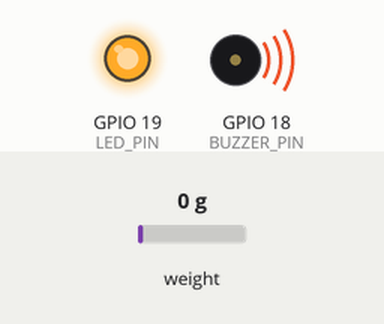
Recording of a sketch running on a simulated ESP32. Parts: output pins drawn as LEDs (lit = HIGH), buzzer (waves = sounding, pin HIGH). Inputs (shaded band) come from the test bench; at power-on: weight on the scale 0 g. WiFi joins after 1.5 s; servers stay silent unless stated; no MQTT or app messages arrive unless stated; what the sketch prints to the serial monitor is not drawn.

Above: at 3.6 s.
At 8.2 s:
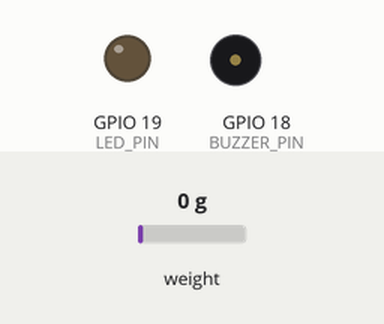
Timing chart, 0 to 14.4 s (numbered marks = the images above):
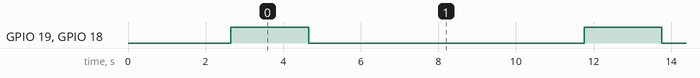

The sketch:

ledfinal.ino
```cpp
#include <WiFi.h>
#include <Wire.h>
#include <Adafruit_BMP280.h>
#include <Adafruit_Sensor.h>
#include <Arduino.h>
#include "HX711.h"
#include "soc/rtc.h"
#include <PubSubClient.h> // Include the MQTT library

// MQTT Broker details
const char* mqtt_server = "172.20.10.3";
const int mqtt_port = 1883;
const char* mqtt_username = "sd";
const char* mqtt_password = "a";

// MQTT topics
const char* weight_topic = "intravenous_bag/weight";

// Buzzer pin
#define BUZZER_PIN 18 // Change this to the actual pin number you're using for the buzzer

// LED pin
#define LED_PIN 19 // Change this to the actual pin number you're using for the LED

// HX711 circuit wiring
const int LOADCELL_DOUT_PIN = 16;
const int LOADCELL_SCK_PIN = 4;

HX711 scale;
WiFiClient espClient;
PubSubClient client(espClient);

// Replace with your network credentials
const char* ssid = "Ganesh’s iPhone";
const char* password = "ganesh19496";

void setup() {
  Serial.begin(115200);
  pinMode(BUZZER_PIN, OUTPUT);
  pinMode(LED_PIN, OUTPUT); // Set LED pin as output

  // Connect to Wi-Fi
  Serial.println("Connecting to WiFi...");
  WiFi.begin(ssid, password);
  while (WiFi.status() != WL_CONNECTED) {
    delay(500);
    Serial.print(".");
  }
  Serial.println("");
  Serial.println("WiFi connected");

  // Connect to MQTT Broker
  client.setServer(mqtt_server, mqtt_port);
  while (!client.connected()) {
    Serial.print("Attempting MQTT connection...");
    if (client.connect("ESP32Client", mqtt_username, mqtt_password)) {
      Serial.println("connected");
    } else {
      Serial.print("failed, rc=");
      Serial.print(client.state());
      Serial.println(" try again in 5 seconds");
      delay(5000);
    }
  }

  // Initialize HX711 scale
  scale.begin(LOADCELL_DOUT_PIN, LOADCELL_SCK_PIN);
  scale.set_scale(-694.168);
  scale.tare();
}

void loop() {
  // Check MQTT connection
  if (!client.connected()) {
    reconnect();
  }
  client.loop();

  // Read weight
  float rawReading = abs(scale.get_units());

  // Calculate percentage
  float percentage;
  if (rawReading >= 600) {
    percentage = 100;
  } else if (rawReading >= 500) {
    percentage = map(rawReading, 500, 600, 75, 100);
  } else if (rawReading >= 300) {
    percentage = map(rawReading, 300, 500, 50, 75);
  } else if (rawReading >= 200) {
    percentage = map(rawReading, 200, 300, 25, 50);
  } else if (rawReading >= 50) {
    percentage = map(rawReading, 50, 200, 5, 25);
  } else {
    percentage = 0;
  }
  Serial.print("Raw Reading: ");
  Serial.print(rawReading);
  Serial.print(", Percentage: ");
  Serial.print(percentage);
  Serial.println("%");
  // Publish weight to MQTT
  char message[50];
  sprintf(message, "%.2f", rawReading);
  client.publish(weight_topic, message);

  // Trigger buzzer and LED based on weight percentage
  if (percentage < 25) {
    digitalWrite(BUZZER_PIN, HIGH); // Turn on the buzzer
    digitalWrite(LED_PIN, HIGH); // Turn on the LED
    delay(2000); // Wait for 2 seconds
    digitalWrite(BUZZER_PIN, LOW); // Turn off the buzzer
    digitalWrite(LED_PIN, LOW); // Turn off the LED
    delay(2000); // Wait for 2 seconds
  }
  else if ( percentage > 25){

     digitalWrite(BUZZER_PIN, HIGH);
 digitalWrite(LED_PIN, HIGH);
  }
  scale.power_down();             // put the ADC in sleep mode
  delay(5000);
  scale.power_up();
}

void reconnect() {
  while (!client.connected()) {
    Serial.print("Attempting MQTT connection...");
    if (client.connect("ESP32Client", mqtt_username, mqtt_password)) {
      Serial.println("connected");
    } else {
      Serial.print("failed, rc=");
      Serial.print(client.state());
      Serial.println(" try again in 5 seconds");
      delay(5000);
    }
  }
}
```

Measured:
- by itself, GPIO 19 (LED_PIN), GPIO 18 (BUZZER_PIN): alternates HIGH for 2.0 s and LOW for 7.1 s
